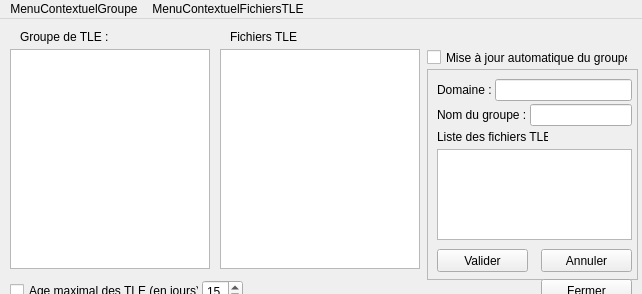
<?xml version="1.0" encoding="UTF-8"?>
<ui version="4.0">
 <class>GestionnaireTLE</class>
 <widget class="QMainWindow" name="GestionnaireTLE">
  <property name="geometry">
   <rect>
    <x>0</x>
    <y>0</y>
    <width>642</width>
    <height>294</height>
   </rect>
  </property>
  <property name="sizePolicy">
   <sizepolicy hsizetype="Fixed" vsizetype="Fixed">
    <horstretch>0</horstretch>
    <verstretch>0</verstretch>
   </sizepolicy>
  </property>
  <property name="minimumSize">
   <size>
    <width>642</width>
    <height>294</height>
   </size>
  </property>
  <property name="maximumSize">
   <size>
    <width>642</width>
    <height>294</height>
   </size>
  </property>
  <property name="font">
   <font/>
  </property>
  <property name="windowTitle">
   <string>Gestionnaire de téléchargement des TLE</string>
  </property>
  <property name="windowIcon">
   <iconset resource="../../resources.qrc">
    <normaloff>:/resources/icone.ico</normaloff>:/resources/icone.ico</iconset>
  </property>
  <widget class="QWidget" name="centralwidget">
   <widget class="QLabel" name="lbl_groupeTLE">
    <property name="geometry">
     <rect>
      <x>20</x>
      <y>10</y>
      <width>91</width>
      <height>16</height>
     </rect>
    </property>
    <property name="font">
     <font/>
    </property>
    <property name="text">
     <string>Groupe de TLE :</string>
    </property>
   </widget>
   <widget class="QListWidget" name="listeFichiersTLE">
    <property name="geometry">
     <rect>
      <x>220</x>
      <y>30</y>
      <width>200</width>
      <height>220</height>
     </rect>
    </property>
    <property name="font">
     <font/>
    </property>
    <property name="contextMenuPolicy">
     <enum>Qt::CustomContextMenu</enum>
    </property>
    <property name="horizontalScrollBarPolicy">
     <enum>Qt::ScrollBarAlwaysOff</enum>
    </property>
   </widget>
   <widget class="QLabel" name="lbl_fichiersTLE">
    <property name="geometry">
     <rect>
      <x>230</x>
      <y>10</y>
      <width>71</width>
      <height>16</height>
     </rect>
    </property>
    <property name="font">
     <font/>
    </property>
    <property name="text">
     <string>Fichiers TLE :</string>
    </property>
   </widget>
   <widget class="QCheckBox" name="MajAutoGroupe">
    <property name="geometry">
     <rect>
      <x>427</x>
      <y>30</y>
      <width>201</width>
      <height>17</height>
     </rect>
    </property>
    <property name="font">
     <font/>
    </property>
    <property name="text">
     <string>Mise à jour automatique du groupe</string>
    </property>
   </widget>
   <widget class="QFrame" name="groupe">
    <property name="geometry">
     <rect>
      <x>427</x>
      <y>50</y>
      <width>211</width>
      <height>211</height>
     </rect>
    </property>
    <property name="font">
     <font/>
    </property>
    <property name="frameShape">
     <enum>QFrame::StyledPanel</enum>
    </property>
    <property name="frameShadow">
     <enum>QFrame::Raised</enum>
    </property>
    <widget class="QLabel" name="lbl_listeFichiers">
     <property name="geometry">
      <rect>
       <x>10</x>
       <y>60</y>
       <width>111</width>
       <height>16</height>
      </rect>
     </property>
     <property name="font">
      <font/>
     </property>
     <property name="text">
      <string>Liste des fichiers TLE :</string>
     </property>
    </widget>
    <widget class="QPushButton" name="valider">
     <property name="geometry">
      <rect>
       <x>10</x>
       <y>180</y>
       <width>91</width>
       <height>23</height>
      </rect>
     </property>
     <property name="font">
      <font/>
     </property>
     <property name="text">
      <string>Valider</string>
     </property>
    </widget>
    <widget class="QPushButton" name="annuler">
     <property name="geometry">
      <rect>
       <x>114</x>
       <y>180</y>
       <width>91</width>
       <height>23</height>
      </rect>
     </property>
     <property name="font">
      <font/>
     </property>
     <property name="text">
      <string>Annuler</string>
     </property>
    </widget>
    <widget class="QPlainTextEdit" name="listeFichiers">
     <property name="geometry">
      <rect>
       <x>10</x>
       <y>80</y>
       <width>195</width>
       <height>91</height>
      </rect>
     </property>
     <property name="font">
      <font/>
     </property>
    </widget>
    <widget class="QWidget" name="formLayoutWidget_11">
     <property name="geometry">
      <rect>
       <x>10</x>
       <y>10</y>
       <width>195</width>
       <height>22</height>
      </rect>
     </property>
     <layout class="QFormLayout" name="formLayout_gestionnaireTLE1">
      <property name="horizontalSpacing">
       <number>3</number>
      </property>
      <property name="verticalSpacing">
       <number>0</number>
      </property>
      <item row="0" column="0">
       <widget class="QLabel" name="lbl_domaine">
        <property name="font">
         <font/>
        </property>
        <property name="text">
         <string>Domaine :</string>
        </property>
       </widget>
      </item>
      <item row="0" column="1">
       <widget class="QLineEdit" name="domaine">
        <property name="font">
         <font/>
        </property>
        <property name="inputMask">
         <string notr="true"/>
        </property>
        <property name="text">
         <string notr="true"/>
        </property>
       </widget>
      </item>
     </layout>
    </widget>
    <widget class="QWidget" name="formLayoutWidget_12">
     <property name="geometry">
      <rect>
       <x>10</x>
       <y>35</y>
       <width>195</width>
       <height>22</height>
      </rect>
     </property>
     <layout class="QFormLayout" name="formLayout_gestionnaireTLE2">
      <property name="horizontalSpacing">
       <number>3</number>
      </property>
      <property name="verticalSpacing">
       <number>0</number>
      </property>
      <item row="0" column="0">
       <widget class="QLabel" name="lbl_nomGroupe">
        <property name="font">
         <font/>
        </property>
        <property name="text">
         <string>Nom du groupe :</string>
        </property>
       </widget>
      </item>
      <item row="0" column="1">
       <widget class="QLineEdit" name="nomGroupe">
        <property name="font">
         <font/>
        </property>
        <property name="inputMask">
         <string notr="true"/>
        </property>
        <property name="text">
         <string notr="true"/>
        </property>
       </widget>
      </item>
     </layout>
    </widget>
   </widget>
   <widget class="QPushButton" name="fermer">
    <property name="geometry">
     <rect>
      <x>541</x>
      <y>260</y>
      <width>91</width>
      <height>23</height>
     </rect>
    </property>
    <property name="font">
     <font/>
    </property>
    <property name="text">
     <string>Fermer</string>
    </property>
   </widget>
   <widget class="QListWidget" name="listeGroupeTLE">
    <property name="geometry">
     <rect>
      <x>10</x>
      <y>30</y>
      <width>200</width>
      <height>220</height>
     </rect>
    </property>
    <property name="font">
     <font/>
    </property>
    <property name="mouseTracking">
     <bool>true</bool>
    </property>
    <property name="contextMenuPolicy">
     <enum>Qt::CustomContextMenu</enum>
    </property>
    <property name="horizontalScrollBarPolicy">
     <enum>Qt::ScrollBarAlwaysOff</enum>
    </property>
   </widget>
   <widget class="QToolButton" name="creationGroupe">
    <property name="geometry">
     <rect>
      <x>190</x>
      <y>10</y>
      <width>20</width>
      <height>20</height>
     </rect>
    </property>
    <property name="font">
     <font>
      <weight>75</weight>
      <bold>true</bold>
     </font>
    </property>
    <property name="mouseTracking">
     <bool>true</bool>
    </property>
    <property name="autoRaise">
     <bool>true</bool>
    </property>
   </widget>
   <widget class="QToolButton" name="ajoutFichiersTLE">
    <property name="geometry">
     <rect>
      <x>400</x>
      <y>10</y>
      <width>20</width>
      <height>20</height>
     </rect>
    </property>
    <property name="font">
     <font>
      <weight>75</weight>
      <bold>true</bold>
     </font>
    </property>
    <property name="mouseTracking">
     <bool>true</bool>
    </property>
    <property name="autoRaise">
     <bool>true</bool>
    </property>
   </widget>
   <widget class="QWidget" name="gridLayoutWidget_11">
    <property name="geometry">
     <rect>
      <x>10</x>
      <y>260</y>
      <width>233</width>
      <height>25</height>
     </rect>
    </property>
    <layout class="QGridLayout" name="gridLayout_gestionnaireTLE3">
     <property name="horizontalSpacing">
      <number>3</number>
     </property>
     <property name="verticalSpacing">
      <number>0</number>
     </property>
     <item row="0" column="0">
      <widget class="QCheckBox" name="ageMaxTLE">
       <property name="font">
        <font/>
       </property>
       <property name="text">
        <string>Age maximal des TLE (en jours) :</string>
       </property>
      </widget>
     </item>
     <item row="0" column="1">
      <widget class="QSpinBox" name="nbJoursAgeMaxTLE">
       <property name="font">
        <font/>
       </property>
       <property name="minimum">
        <number>1</number>
       </property>
       <property name="maximum">
        <number>60</number>
       </property>
       <property name="value">
        <number>15</number>
       </property>
      </widget>
     </item>
    </layout>
   </widget>
  </widget>
  <widget class="QMenuBar" name="barreMenu">
   <property name="geometry">
    <rect>
     <x>0</x>
     <y>0</y>
     <width>642</width>
     <height>22</height>
    </rect>
   </property>
   <property name="font">
    <font>
     <family>Segoe UI</family>
     <pointsize>9</pointsize>
    </font>
   </property>
   <property name="nativeMenuBar">
    <bool>false</bool>
   </property>
   <widget class="QMenu" name="menuContextuelGroupe">
    <property name="toolTip">
     <string/>
    </property>
    <property name="title">
     <string notr="true">MenuContextuelGroupe</string>
    </property>
    <addaction name="actionCreer_un_groupe"/>
    <addaction name="actionSupprimerGroupe"/>
   </widget>
   <widget class="QMenu" name="menuContextuelFichiersTLE">
    <property name="toolTip">
     <string/>
    </property>
    <property name="title">
     <string notr="true">MenuContextuelFichiersTLE</string>
    </property>
    <addaction name="actionAjouter_des_fichiers"/>
    <addaction name="actionSupprimer"/>
   </widget>
   <addaction name="menuContextuelGroupe"/>
   <addaction name="menuContextuelFichiersTLE"/>
  </widget>
  <action name="actionCreer_un_groupe">
   <property name="text">
    <string>Créer un groupe</string>
   </property>
  </action>
  <action name="actionSupprimerGroupe">
   <property name="text">
    <string>Supprimer</string>
   </property>
  </action>
  <action name="actionAjouter_des_fichiers">
   <property name="text">
    <string>Ajouter des fichiers</string>
   </property>
  </action>
  <action name="actionSupprimer">
   <property name="text">
    <string>Supprimer</string>
   </property>
  </action>
 </widget>
 <resources>
  <include location="../../resources.qrc"/>
 </resources>
 <connections/>
</ui>
